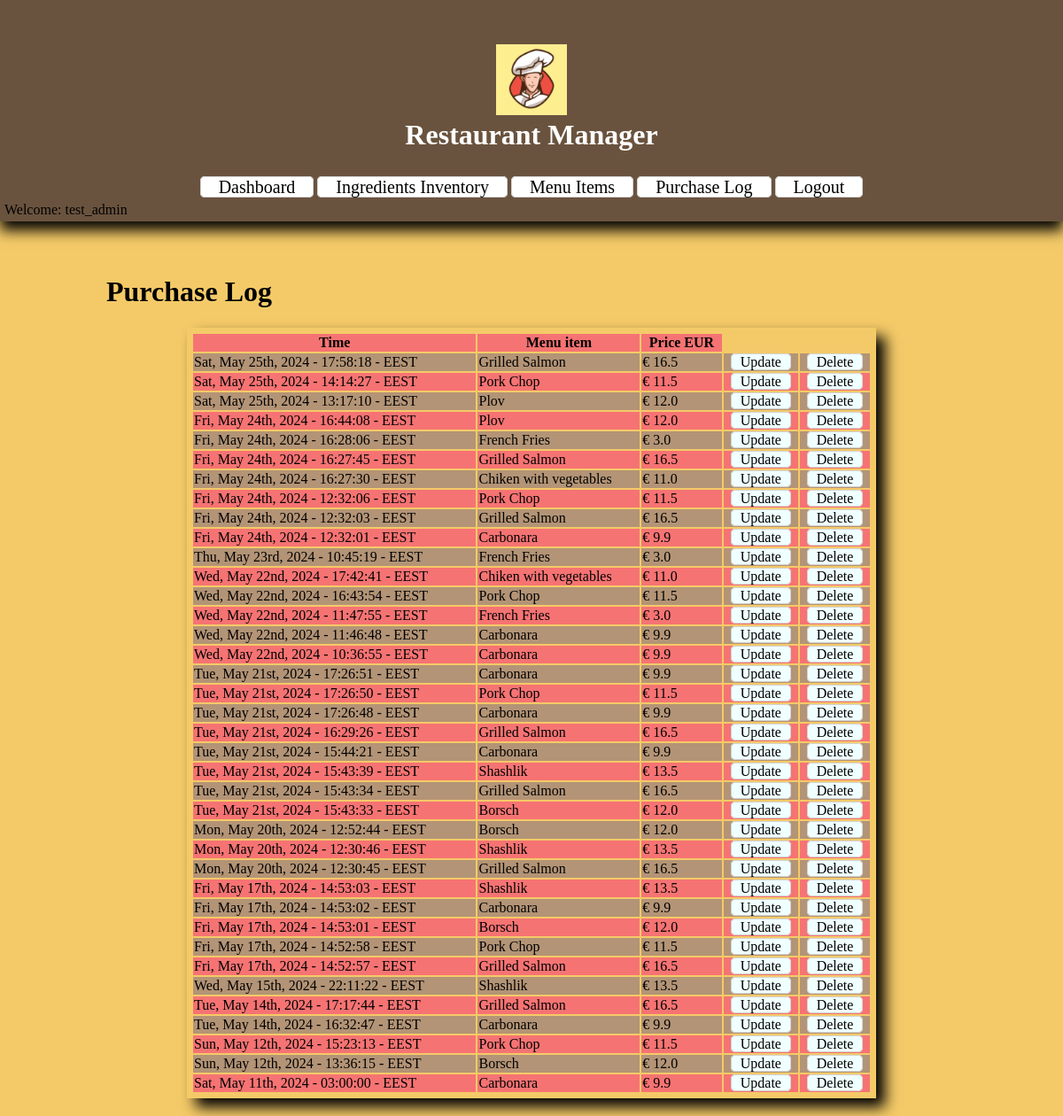
Page /purchases/ (signed in) on the earlier database version.
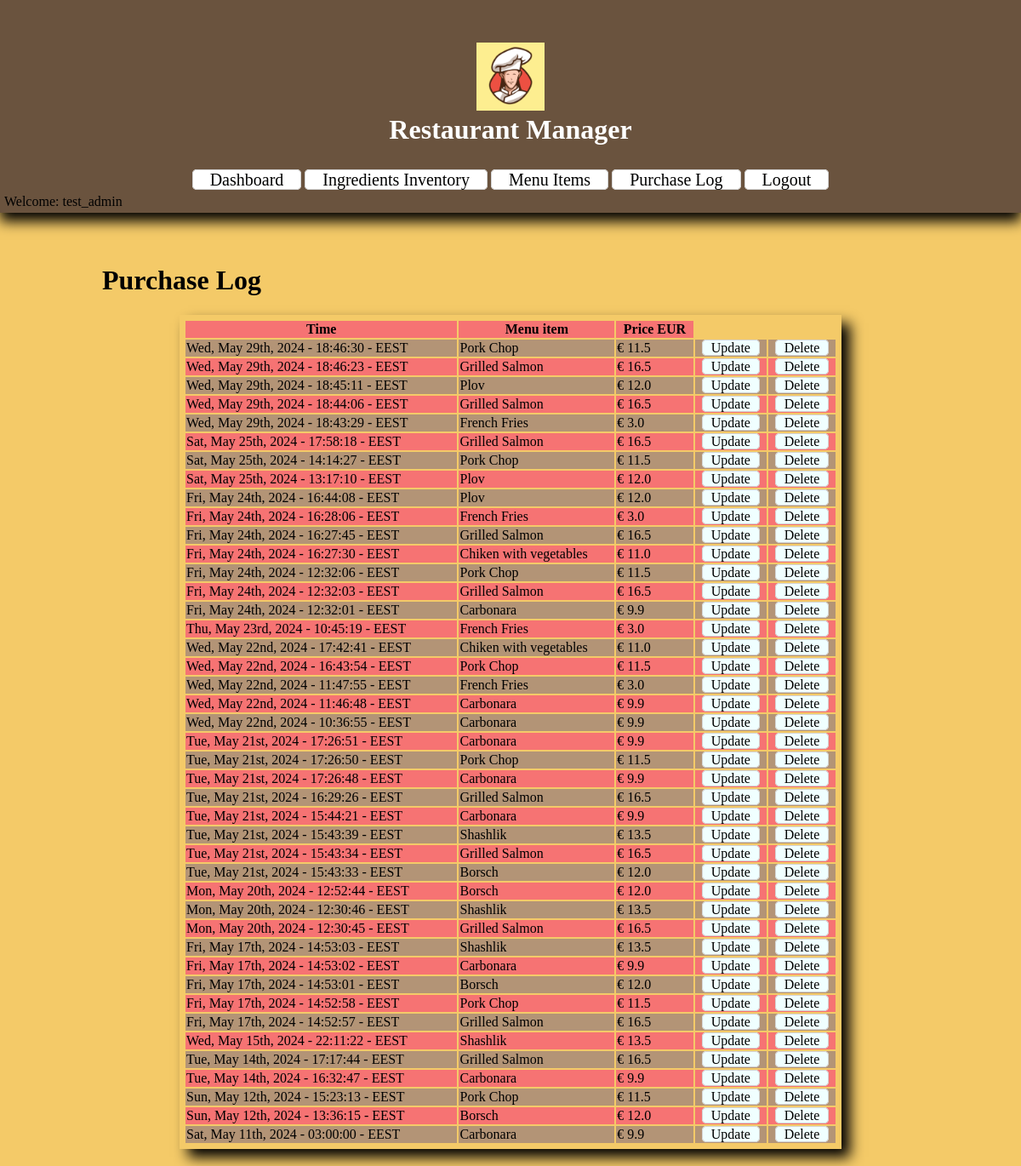
Same page on the later database version.
### restaurantManager/models.py (models this page shows, shortened)
class Purchase(models.Model):
    time = models.DateTimeField(default = timezone.now)
    menu_item = models.ForeignKey(MenuItem, default= None, on_delete=models.PROTECT)
    cleared = models.BooleanField(default=False)
    bill_nr = models.IntegerField(default=0)
    class Meta:
        ordering = ['-time']

class MenuItem(models.Model):
    name = models.CharField(unique = True, max_length=30)
    price = models.FloatField(default=0)
    cost = models.FloatField(default=0)
    class Meta:
        ordering = ['name']
    def __str__(self):
        return self.name

### restaurantManager/views.py (the view)
# urls.py: path('purchases/', views.PurchasesView.as_view(), name='purchases'),
class PurchasesView(LoginRequiredMixin, ListView):
    model = Purchase
    template_name = "restaurantManager/purchases.html"

### restaurantManager/templates/restaurantManager/purchases.html (shortened to what this page needs)
{% extends 'base.html' %}
{% load static %}
{% block content %}
    <h1>Purchase Log</h1>
    <div class="table-box">
        <table class="list">
            <tr>
                <th>Time</th>
                <th>Menu item</th>
                <th>Price EUR</th>
            </tr>
            {% for item in object_list %}
                <tr>
                    <td>{{ item.time|date:"D, M dS, Y" }} - {{ item.time|time:"H:i:s" }} - {{ item.time|time:"e" }}</td>
                    <td>{{ item.menu_item }}</td>
                    <td>€ {{ item.menu_item.price }}</td>
                    <td style="text-align: center;"><a href="{% url 'update_purchase' item.pk %}">Update</a></td>
                    <td style="text-align: center;"><a href="{% url 'delete_purchase' item.pk %}">Delete</a></td>
                </tr>
            {% endfor %}
        </table>
    </div>
{% endblock %}

Differences in the rows shown:
added Purchase: time "Wed, May 29th, 2024", time "18:46:30", time "EEST", menu_item "Pork Chop", menu_item.price "11.5"
added Purchase: time "Wed, May 29th, 2024", time "18:46:23", time "EEST", menu_item "Grilled Salmon", menu_item.price "16.5"
added Purchase: time "Wed, May 29th, 2024", time "18:45:11", time "EEST", menu_item "Plov", menu_item.price "12.0"
added Purchase: time "Wed, May 29th, 2024", time "18:44:06", time "EEST", menu_item "Grilled Salmon", menu_item.price "16.5"
added Purchase: time "Wed, May 29th, 2024", time "18:43:29", time "EEST", menu_item "French Fries", menu_item.price "3.0"
